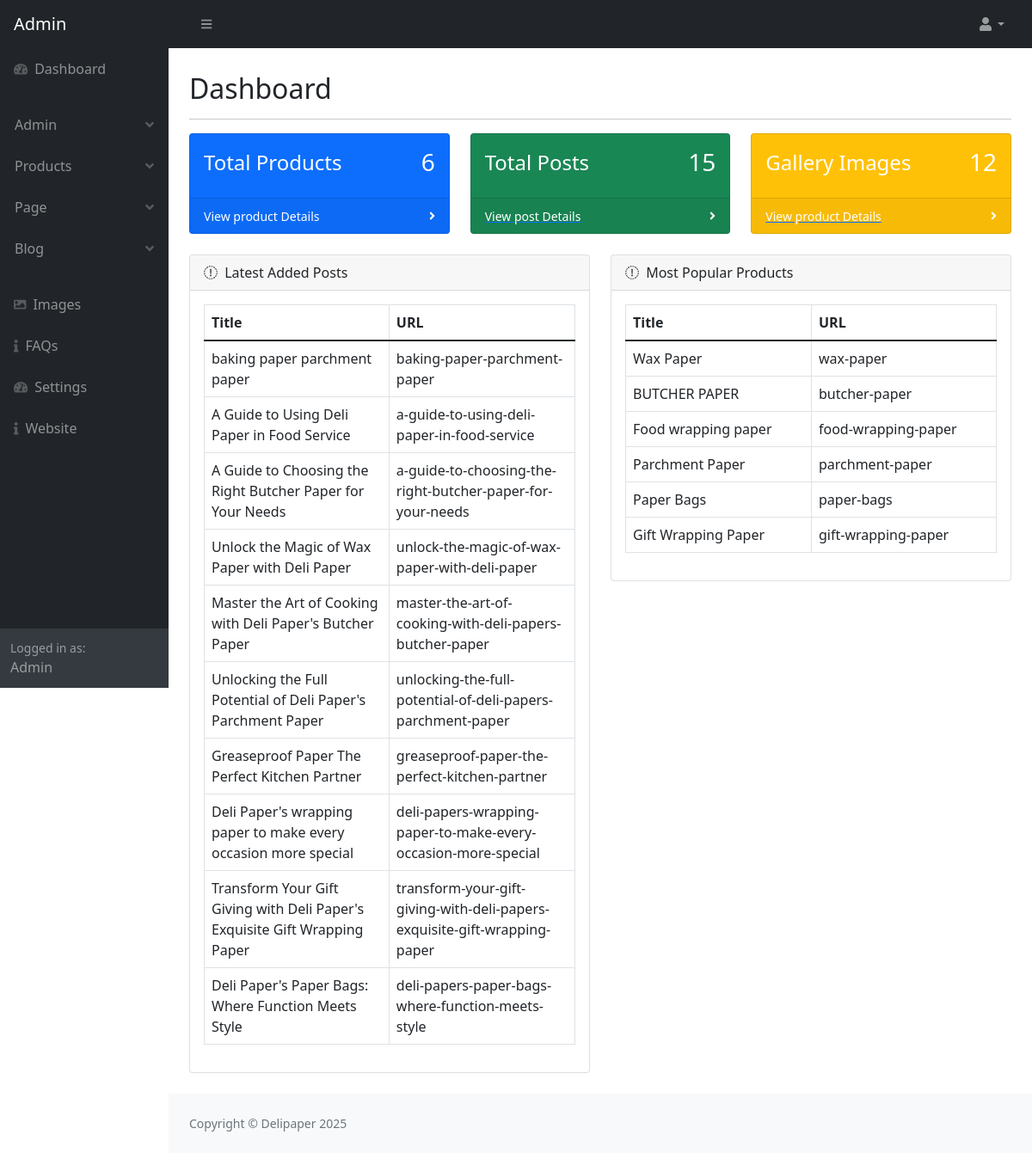
The page /admin/index.php (signed in) on the database its author committed.
### tables this page shows
CREATE TABLE `post` (
  `post_id` int(11) NOT NULL AUTO_INCREMENT,
  `category_id` int(11) NOT NULL,
  `post_title` varchar(500) NOT NULL,
  `post_url` varchar(500) NOT NULL,
  `post_content` text NOT NULL,
  `post_thumbnail` varchar(500) NOT NULL,
  `post_views` int(11) NOT NULL,
  `post_date` varchar(255) NOT NULL,
  `post_status` varchar(255) NOT NULL,
  `post_index` varchar(255) NOT NULL,
  PRIMARY KEY (`post_id`)
);

CREATE TABLE `product` (
  `product_id` int(11) NOT NULL AUTO_INCREMENT,
  `product_name` varchar(255) NOT NULL,
  `product_url` varchar(255) DEFAULT NULL,
  `product_short_description` text NOT NULL,
  `product_content` text DEFAULT NULL,
  `product_thumbnail` varchar(255) DEFAULT NULL,
  `product_image1` varchar(500) NOT NULL,
  `product_image2` varchar(500) NOT NULL,
  `product_meta_title` varchar(255) DEFAULT NULL,
  `product_meta_description` text DEFAULT NULL,
  `product_meta_keywords` text DEFAULT NULL,
  `product_status` enum('active','inactive') DEFAULT 'active',
  `created_at` timestamp NOT NULL DEFAULT current_timestamp(),
  `updated_at` timestamp NOT NULL DEFAULT current_timestamp() ON UPDATE current_timestamp(),
  `product_index` varchar(255) NOT NULL,
  PRIMARY KEY (`product_id`)
);

CREATE TABLE `setting` (
  `setting_id` int(11) NOT NULL AUTO_INCREMENT,
  `website_title` varchar(500) NOT NULL,
  `website_url` varchar(500) NOT NULL,
  `website_logo` varchar(500) NOT NULL,
  `website_favicon` varchar(500) NOT NULL,
  `website_head_code` text NOT NULL,
  `ad_code_one` text NOT NULL,
  `ad_code_two` text NOT NULL,
  `ad_code_three` text NOT NULL,
  `footer_text` text NOT NULL,
  `facebook` varchar(255) NOT NULL,
  `twitter` varchar(255) NOT NULL,
  `instagram` varchar(25) NOT NULL,
  `pinterest` varchar(255) NOT NULL,
  PRIMARY KEY (`setting_id`)
);

### admin/index.php (the view, shortened to what this page needs)
<?php require_once('parts/top.php'); ?>
</head>
<body class="sb-nav-fixed">
    <?php require_once('parts/navbar.php'); ?>
    <div id="layoutSidenav">
        <?php require_once('parts/sidebar.php'); ?>
        <div id="layoutSidenav_content">
            <main>
                <div class="container-fluid px-4">
                    <br>
                    <h2 class="mt-1">Dashboard</h2>
                    <hr>
                    <div class="row">
                        <?php
                        require_once('parts/db.php');
                        $select_product = "SELECT * FROM product ";
                        $run_product = mysqli_query($conn, $select_product);
                        $total_product = mysqli_num_rows($run_product);
                        $select_post = "SELECT * FROM post ";
                        $run_post = mysqli_query($conn, $select_post);
                        $total_post = mysqli_num_rows($run_post);
                        $select_image = "SELECT * FROM image ";
                        $run_image = mysqli_query($conn, $select_image);
                        $total_image = mysqli_num_rows($run_image);
                        ?>
                        <div class="col-xl-4 col-md-6">
                            <div class="card bg-primary text-white mb-4">
                                <div class="card-body d-flex justify-content-between align-items-center">
                                    <h4>Total Products</h4>
                                    <h3><?php echo $total_product; ?></h3>
                                </div>
                                <div class="card-footer d-flex align-items-center justify-content-between">
                                    <a href="product_view.php"><small class="small text-white stretched-link">View
                                            product Details</small></a>
                                    <div class="small text-white">
                                        <i class="fas fa-angle-right"></i>
                                    </div>
                                </div>
                            </div>
                        </div>
                        <div class="col-xl-4 col-md-6">
                            <div class="card bg-success text-white mb-4">
                                <div class="card-body d-flex justify-content-between align-items-center">
                                    <h4>Total Posts</h4>
                                    <h3><?php echo $total_post; ?></h3>
                                </div>
                                <div class="card-footer d-flex align-items-center justify-content-between">
                                    <a href="post_view.php"><small class="small text-white stretched-link">View
                                            post Details</small></a>
                                    <div class="small text-white">
                                        <i class="fas fa-angle-right"></i>
                                    </div>
                                </div>
                            </div>
                        </div>
                        <div class="col-xl-4 col-md-6">
                            <div class="card bg-warning text-white mb-4">
                                <div class="card-body d-flex justify-content-between align-items-center">
                                    <h4>Gallery Images</h4>
                                    <h3><?php echo $total_image; ?></h3>
                                </div>
                                <div class="card-footer d-flex align-items-center justify-content-between">
                                    <a href="image_add.php"><small class="small text-white stretched-link">View
                                            product Details</small></a>
                                    <div class="small text-white">
                                        <i class="fas fa-angle-right"></i>
                                    </div>
                                </div>
                            </div>
                        </div>
                    </div>
                    <div class="row">
                        <div class="col-xl-6">
                            <div class="card mb-4">
                                <div class="card-header">
                                    <i class="fas fa-product me-1"></i>
                                    Latest Added Posts
                                </div>
                                <div class="card-body">
                                    <table class="table table-hover table-bordered">
                                        <thead>
                                            <tr>
                                                <th>Title</th>
                                                <th>URL</th>
                                            </tr>
                                        </thead>
                                        <tbody>
                                            <?php
                                            require_once('parts/db.php');
                                            $select = "SELECT * FROM post ORDER BY post_id DESC LIMIT 10";
                                            $run = mysqli_query($conn, $select);
                                            while ($row = mysqli_fetch_array($run)) {
                                                $post_title = $row['post_title'];
                                                $post_url = $row['post_url'];
                                            ?>
                                            <tr>
                                                <td><?php echo $post_title; ?></td>
                                                <td><?php echo $post_url; ?></td>
                                            </tr>
                                            <?php    } ?>
                                        </tbody>
                                    </table>
                                </div>
                            </div>
                        </div>
                        <div class="col-xl-6">
                            <div class="card mb-4">
                                <div class="card-header">
                                    <i class="fas fa-product me-1"></i>
                                    Most Popular Products
                                </div>
                                <div class="card-body">
                                    <table class="table table-hover table-bordered">
                                        <thead>
                                            <tr>
                                                <th>Title</th>
                                                <th>URL</th>
                                            </tr>
                                        </thead>
                                        <tbody>
                                            <?php
                                            require_once('parts/db.php');
                                            $select = "SELECT * FROM product ";
                                            $run = mysqli_query($conn, $select);
                                            while ($row = mysqli_fetch_array($run)) {
                                                $product_name = $row['product_name'];
                                                $product_url = $row['product_url'];
                                            ?>
                                            <tr>
                                                <td><?php echo $product_name; ?></td>
                                                <td><?php echo $product_url; ?></td>
                                            </tr>
                                            <?php    } ?>
                                        </tbody>
                                    </table>
                                </div>
                            </div>
                        </div>
                    </div>
                </div>
            </main>
            <?php require_once('parts/footer.php'); ?>
        </div>
    </div>
</body>
</html>

### admin/parts/sidebar.php (shortened to what this page needs)
<div id="layoutSidenav_nav">
    <nav class="sb-sidenav accordion sb-sidenav-dark" id="sidenavAccordion">
        <div class="sb-sidenav-menu">
            <div class="nav">
                <?php
                       if ($admin_role == "admin") {
                       ?>
                <a class="nav-link" href="index.php">
                    <div class="sb-nav-link-icon"><i class="fas fa-tachometer-alt"></i></div>
                    Dashboard
                </a>
                <?php }?>
                <ul class="navbar-nav p-3 btn ">
                    <?php
                       if ($admin_role == "admin") {
                       ?>
                    <li class="nav-item  dropdown">
                        <a class="nav-link <?php if ($page == "admin") {
                                                   echo "active";
                                               } ?> dropdown " id="navbarDropdown" href="#" role="button"
                            data-bs-toggle="dropdown" aria-expanded="false">Admin<div
                                class="sb-sidenav-collapse-arrow"><i class="fas fa-angle-down"></i></div></a>
                    </li>
                    <li class="nav-item dropdown">
                        <a class="nav-link <?php if ($page == "product") {
                                                   echo "active";
                                               } ?> dropdown " id="navbarDropdown" href="#" role="button"
                            data-bs-toggle="dropdown" aria-expanded="false">Products<div
                                class="sb-sidenav-collapse-arrow"><i class="fas fa-angle-down"></i></div></a>
                    </li>
                    <li class="nav-item dropdown">
                        <a class="nav-link <?php if ($page == "page") {
                                                   echo "active";
                                               } ?> dropdown " id="navbarDropdown" href="#" role="button"
                            data-bs-toggle="dropdown" aria-expanded="false">Page<div
                                class="sb-sidenav-collapse-arrow"><i class="fas fa-angle-down"></i></div></a>
                    </li>
                    <?php } ?>
                    <li class="nav-item dropdown">
                        <a class="nav-link <?php if ($page == "post") {
                                               echo "active";
                                           } ?> dropdown" id="navbarDropdown" href="#" role="button"
                            data-bs-toggle="dropdown" aria-expanded="false">Blog<div
                                class="sb-sidenav-collapse-arrow"><i class="fas fa-angle-down"></i></div></a>
                    </li>
                </ul>
                <a class="nav-link <?php if ($page == "image") {
                                       echo "active";
                                   } ?>" href="image_add.php">
                    <div class="sb-nav-link-icon"><i class="fas fa-image"></i></div>
                    Images
                </a>
                <?php
                   if ($admin_role == "admin") {
                   ?>
                <a class="nav-link <?php if ($page == "faq") {
                                           echo "active";
                                       } ?>" href="faq.php">
                    <div class="sb-nav-link-icon"><i class="fas fa-info"></i></div>
                    FAQs
                </a>
                <a class="nav-link <?php if ($page == "setting") {
                                           echo "active";
                                       } ?>" href="setting.php">
                    <div class="sb-nav-link-icon"><i class="fas fa-tachometer-alt"></i></div>
                    Settings
                </a>
                <a class="nav-link" href="../index.php">
                    <div class="sb-nav-link-icon"><i class="fas fa-info"></i></div>
                    Website
                </a>
                <?php } ?>
            </div>
        </div>
        <div class="sb-sidenav-footer">
            <div class="small">Logged in as:</div>
            <?php echo ucfirst($admin_name); ?>
        </div>
    </nav>
</div>

### admin/parts/footer.php
<footer class="py-4 bg-light mt-auto">
    <div class="container-fluid px-4">
        <div class="d-flex align-items-center justify-content-between small">
            <div class="text-muted">Copyright &copy; <?php echo $website_title; ?> <?php echo  date("Y"); ?></div>
        </div>
    </div>
</footer>

### rows shown on the page
post: post_title "baking paper parchment paper", post_url "baking-paper-parchment-paper"
post: post_title "A Guide to Using Deli Paper in Food Service", post_url "a-guide-to-using-deli-paper-in-food-service"
post: post_title "A Guide to Choosing the Right Butcher Paper for Your Needs", post_url "a-guide-to-choosing-the-right-butcher-paper-for-your-needs"
post: post_title "Unlock the Magic of Wax Paper with Deli Paper", post_url "unlock-the-magic-of-wax-paper-with-deli-paper"
post: post_title "Master the Art of Cooking with Deli Paper's Butcher Paper", post_url "master-the-art-of-cooking-with-deli-papers-butcher-paper"
post: post_title "Unlocking the Full Potential of Deli Paper's Parchment Paper", post_url "unlocking-the-full-potential-of-deli-papers-parchment-paper"
post: post_title "Greaseproof Paper The Perfect Kitchen Partner", post_url "greaseproof-paper-the-perfect-kitchen-partner"
post: post_title "Deli Paper's wrapping paper to make every occasion more special", post_url "deli-papers-wrapping-paper-to-make-every-occasion-more-special"
post: post_title "Transform Your Gift Giving with Deli Paper's Exquisite Gift Wrapping Paper", post_url "transform-your-gift-giving-with-deli-papers-exquisite-gift-wrapping-paper"
post: post_title "Deli Paper's Paper Bags: Where Function Meets Style", post_url "deli-papers-paper-bags-where-function-meets-style"
product: product_name "Wax Paper", product_url "wax-paper"
product: product_name "BUTCHER PAPER", product_url "butcher-paper"
product: product_name "Food wrapping paper", product_url "food-wrapping-paper"
product: product_name "Parchment Paper", product_url "parchment-paper"
product: product_name "Paper Bags", product_url "paper-bags"
product: product_name "Gift Wrapping Paper", product_url "gift-wrapping-paper"
setting: website_title "Delipaper"

### other values the page prints
$admin_name "Admin"
$total_product "6"
$total_post "15"
$total_image "12"
